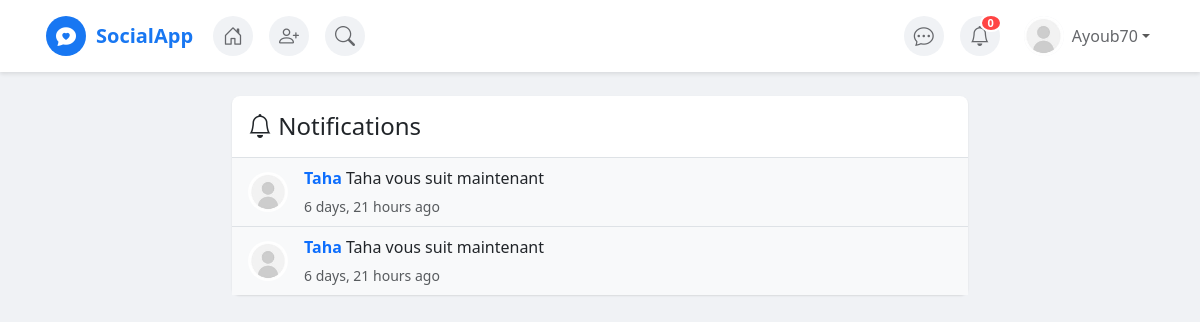
The app's page /social/notifications/ (signed in) with its own data.
### apps/users/models.py (models this page shows, shortened)
class CustomUser(AbstractUser):
    email = models.EmailField(unique=True)
    bio = models.TextField(max_length=500, blank=True)
    location = models.CharField(max_length=100, blank=True)
    birth_date = models.DateField(null=True, blank=True)
    website = models.URLField(max_length=200, blank=True)

class Profile(models.Model):
    user = models.OneToOneField(CustomUser, on_delete=models.CASCADE, related_name='profile')
    profile_picture = models.ImageField(upload_to='profile_pics/', default='profile_pics/default.jpg')
    cover_photo = models.ImageField(upload_to='cover_photos/', blank=True, null=True)
    followers_count = models.IntegerField(default=0)
    following_count = models.IntegerField(default=0)
    posts_count = models.IntegerField(default=0)
    created_at = models.DateTimeField(auto_now_add=True)
    updated_at = models.DateTimeField(auto_now=True)

### apps/social/models.py (models this page shows, shortened)
class Notification(models.Model):
    NOTIFICATION_TYPES = (
        ('like', 'Like'),
        ('comment', 'Comment'),
        ('follow', 'Follow'),
        ('mention', 'Mention'),
        ('share', 'Share'),
    )
    recipient = models.ForeignKey(CustomUser, on_delete=models.CASCADE, related_name='notifications')
    sender = models.ForeignKey(CustomUser, on_delete=models.CASCADE, related_name='sent_notifications')
    notification_type = models.CharField(max_length=10, choices=NOTIFICATION_TYPES)
    post = models.ForeignKey('posts.Post', on_delete=models.CASCADE, null=True, blank=True)
    comment = models.ForeignKey('posts.Comment', on_delete=models.CASCADE, null=True, blank=True)
    message = models.CharField(max_length=255)
    is_read = models.BooleanField(default=False)
    created_at = models.DateTimeField(auto_now_add=True)
    class Meta:
        ordering = ['-created_at']

### apps/social/views.py (the view)
# urls.py: path('notifications/', views.notifications, name='notifications'),
@login_required
def notifications(request):
    notifications = request.user.notifications.all()[:20]
    unread_count = request.user.notifications.filter(is_read=False).count()
    context = {
        'notifications': notifications,
        'unread_count': unread_count
    }
    return render(request, 'social/notifications.html', context)

### templates/social/notifications.html (shortened to what this page needs)
{% extends 'base.html' %}
{% block content %}
<div class="container mt-4">
    <div class="row justify-content-center">
        <div class="col-lg-8">
            <div class="post-card">
                <div class="p-3 border-bottom">
                    <h4 class="mb-0"><i class="bi bi-bell"></i> Notifications</h4>
                </div>
                <div class="list-group list-group-flush">
                    {% for notification in notifications %}
                    <div class="list-group-item {% if not notification.is_read %}bg-light{% endif %}">
                        <div class="d-flex align-items-center">
                            <img src="{{ notification.sender.profile.profile_picture.url }}"
                                 alt="" class="profile-img me-3">
                            <div class="flex-grow-1">
                                <p class="mb-1">
                                    <a href="{% url 'users:profile' notification.sender.username %}"
                                       class="text-decoration-none fw-bold">
                                        {{ notification.sender.username }}
                                    </a>
                                    {{ notification.message }}
                                </p>
                                <small class="text-muted">{{ notification.created_at|timesince }} ago</small>
                            </div>
                        </div>
                    </div>
                    {% empty %}
                    <div class="p-4 text-center text-muted">
                        <i class="bi bi-bell-slash display-1"></i>
                        <p class="mt-3">Aucune notification</p>
                    </div>
                    {% endfor %}
                </div>
            </div>
        </div>
    </div>
</div>
{% endblock %}

### templates/base.html (shortened to what this page needs)
<!DOCTYPE html>
<html lang="fr">
<head>
    <link href="https://cdn.jsdelivr.net/npm/bootstrap@5.3.0/dist/css/bootstrap.min.css" rel="stylesheet">
    <link rel="stylesheet" href="https://cdn.jsdelivr.net/npm/bootstrap-icons@1.11.0/font/bootstrap-icons.css">
</head>
<body>
    <nav class="navbar navbar-expand-lg navbar-light bg-white sticky-top">
        <div class="container">
            <a class="navbar-brand fw-bold d-flex align-items-center" href="{% url 'posts:feed' %}" style="text-decoration: none;">
                <div class="nav-icon-wrapper" style="margin-right: 10px; background-color: var(--primary-color);">
                    <i class="bi bi-chat-heart-fill" style="color: white;"></i>
                </div>
                <span style="color: var(--primary-color);">SocialApp</span>
            </a>
            <div class="collapse navbar-collapse" id="navbarNav">
                <ul class="navbar-nav me-auto">
                    <li class="nav-item">
                        <a class="nav-link-icon" href="{% url 'posts:feed' %}" title="Accueil">
                            <div class="nav-icon-wrapper">
                                <i class="bi bi-house-door"></i>
                            </div>
                        </a>
                    </li>
                    <li class="nav-item">
                        <a class="nav-link-icon" href="{% url 'social:suggestions' %}" title="Suggestions">
                            <div class="nav-icon-wrapper">
                                <i class="bi bi-person-plus"></i>
                            </div>
                        </a>
                    </li>
                    <li class="nav-item">
                        <a class="nav-link-icon" href="{% url 'social:search_users' %}" title="Rechercher">
                            <div class="nav-icon-wrapper">
                                <i class="bi bi-search"></i>
                            </div>
                        </a>
                    </li>
                </ul>
                {% if user.is_authenticated %}
                <ul class="navbar-nav">
                    <li class="nav-item position-relative">
                        <a class="nav-link-icon" href="{% url 'social:list_conversations' %}" title="Conversations">
                            <div class="nav-icon-wrapper">
                                <i class="bi bi-chat-dots"></i>
                            </div>
                        </a>
                    </li>
                    <li class="nav-item position-relative">
                        <a class="nav-link-icon" href="{% url 'social:notifications' %}" title="Notifications">
                            <div class="nav-icon-wrapper">
                                <i class="bi bi-bell"></i>
                                <span class="notification-badge" id="notif-count">0</span>
                            </div>
                        </a>
                    </li>
                    <li class="nav-item dropdown">
                        <a class="nav-link dropdown-toggle d-flex align-items-center" href="#" id="navbarDropdown" role="button"
                           data-bs-toggle="dropdown" style="text-decoration: none;">
                            <div class="nav-icon-wrapper" style="margin-right: 8px;">
                                <img src="{{ user.profile.profile_picture.url }}" alt="" style="width: 100%; height: 100%; border-radius: 50%; object-fit: cover;">
                            </div>
                            <span style="color: #65676b;">{{ user.username }}</span>
                        </a>
                    </li>
                </ul>
                {% endif %}
            </div>
        </div>
    </nav>
    {% block content %}{% endblock %}
</body>
</html>

### templates/base.html (style rules this page uses)
:root { --primary-color: #1877f2; --hover-color: #e7f3ff; }
body { background-color: #f0f2f5; }
.navbar { background-color: white; box-shadow: 0 2px 4px rgba(0,0,0,.1); }
.post-card { background: white; border-radius: 8px; box-shadow: 0 1px 2px rgba(0,0,0,.1); margin-bottom: 1rem; }
.profile-img { width: 40px; height: 40px; border-radius: 50%; object-fit: cover; }
.nav-icon-wrapper { position: relative; display: inline-flex; align-items: center; justify-content: center; width: 40px; height: 40px; border-radius: 50%; background-color: #f0f2f5; transition: all 0.3s ease; margin: 0 4px; }
.nav-icon-wrapper i { font-size: 20px; color: #65676b; }
.nav-link-icon { padding: 0 !important; text-decoration: none !important; display: flex; align-items: center; justify-content: center; }
.notification-badge { position: absolute; top: -2px; right: -2px; background: #ff4444; color: white; border-radius: 50%; padding: 2px 6px; font-size: 11px; font-weight: bold; min-width: 18px; height: 18px; display: flex; align-items: center; justify-content: center; border: 2px solid white; }
.navbar-nav { display: flex; align-items: center; gap: 8px; }
.navbar-nav .nav-item { display: flex; align-items: center; }

### records on screen
CustomUser: profile.profile_picture (placeholder picture), username "Ayoub70"
Notification: sender.profile.profile_picture (placeholder picture), sender.username "Taha", message "Taha vous suit maintenant", created_at "6 days, 21 hours"
Notification: sender.profile.profile_picture (placeholder picture), sender.username "Taha", message "Taha vous suit maintenant", created_at "6 days, 21 hours"
